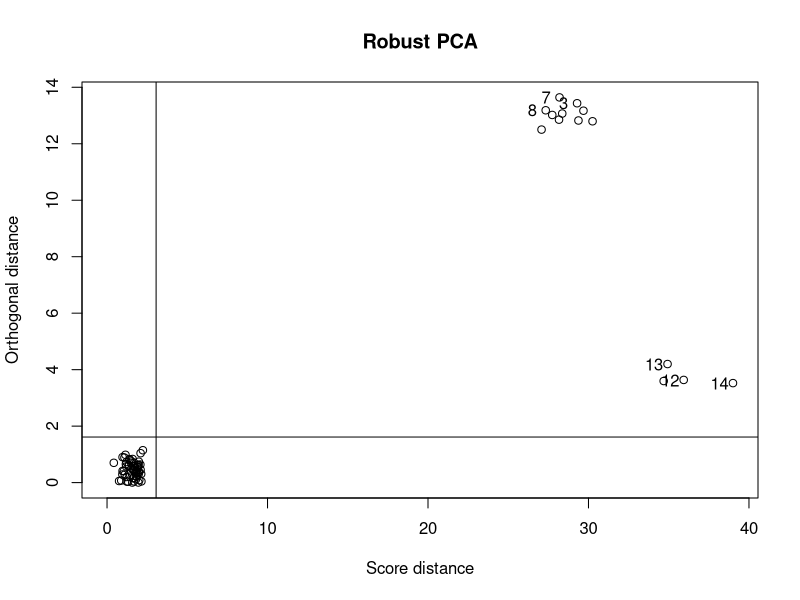
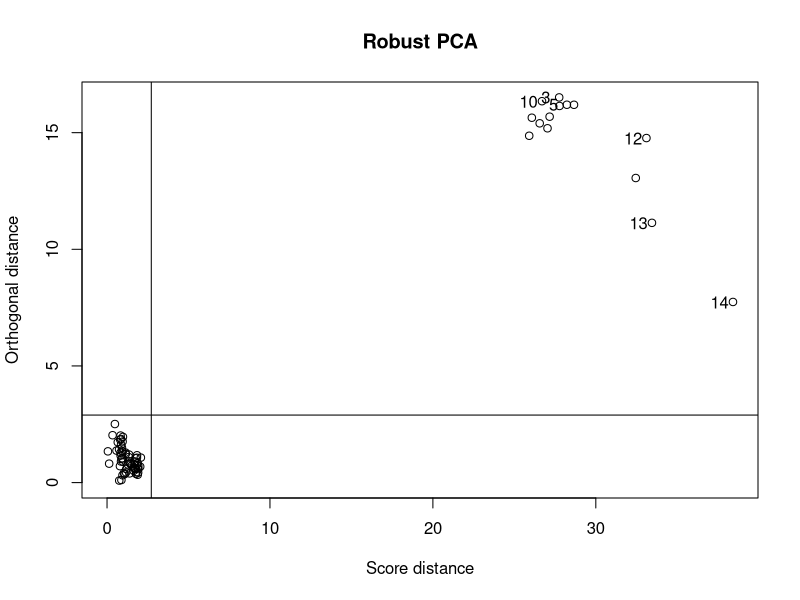
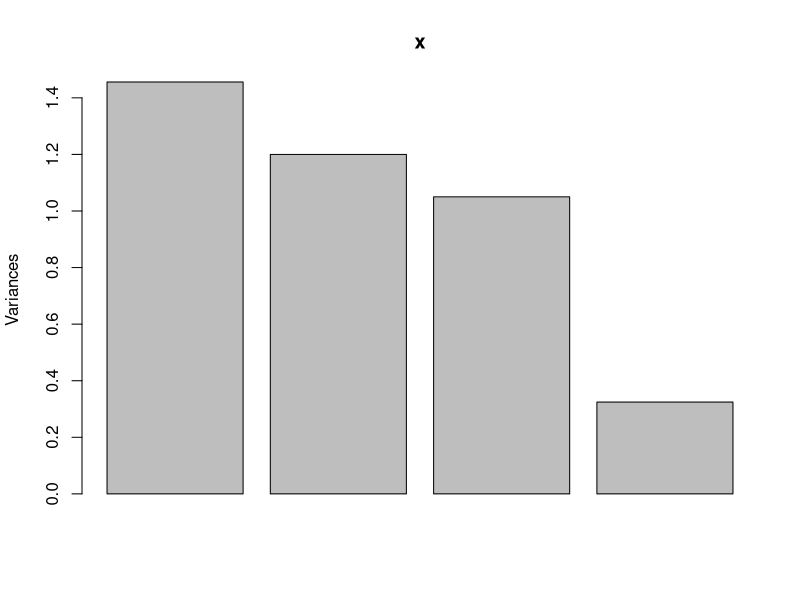
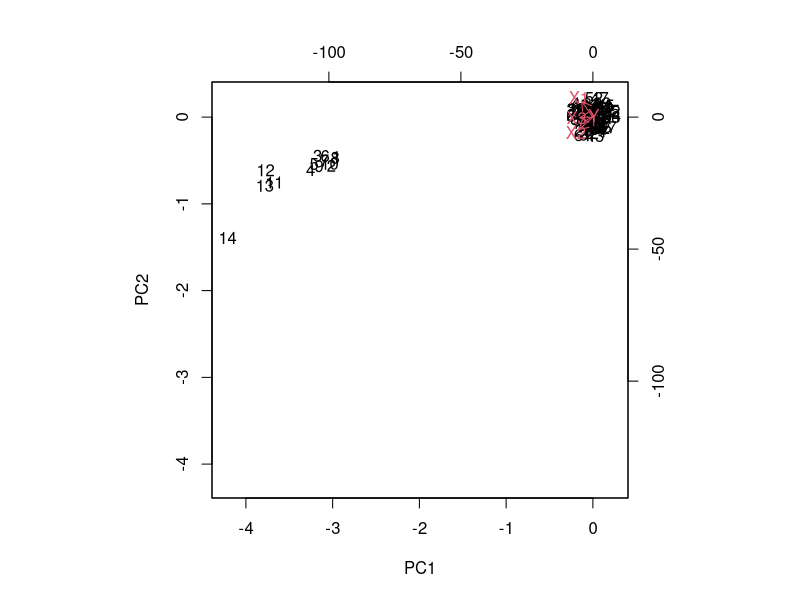

These charts were generated, in order, by the following R code:
library(rrcov)


### Name: PcaHubert
### Title: ROBPCA - ROBust method for Principal Components Analysis
### Aliases: PcaHubert PcaHubert.formula PcaHubert.default
### Keywords: robust multivariate

### ** Examples

## PCA of the Hawkins Bradu Kass's Artificial Data
##  using all 4 variables
    data(hbk)
    pca <- PcaHubert(hbk)
    pca

## Compare with the classical PCA
    prcomp(hbk)

## or  
    PcaClassic(hbk)
    
## If you want to print the scores too, use
    print(pca, print.x=TRUE)

## Using the formula interface
    PcaHubert(~., data=hbk)

## To plot the results:

    plot(pca)                    # distance plot
    pca2 <- PcaHubert(hbk, k=2)  
    plot(pca2)                   # PCA diagnostic plot (or outlier map)
    
## Use the standard plots available for prcomp and princomp
    screeplot(pca)    
    biplot(pca)    
    
## Restore the covraiance matrix     
    py <- PcaHubert(hbk)
    cov.1 <- py@loadings %*% diag(py@eigenvalues) %*% t(py@loadings)
    cov.1    
